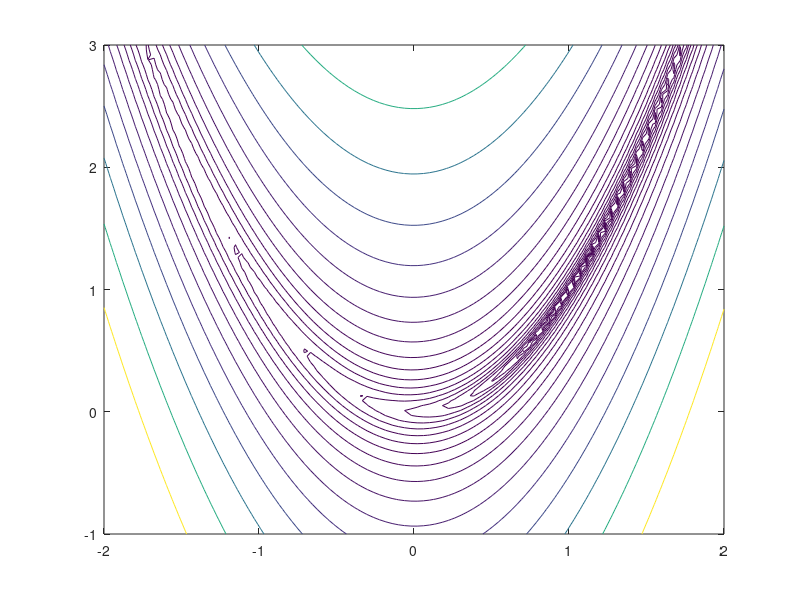

Here is the MATLAB script that generated this plot: (Note: this script raises an error after producing the figure.)
% syms x y;
% f(x, y) = 100*(y - x^2)^2 + (1 - x)^2;
% grad_f = gradient(f, [x,y]);
% H_f = hessian(f, [x,y]);

f = @(x,y) 100*(y - x.^2).^2 + (1 - x).^2;
grad_f = @(x,y) [400*x.^3 - 400*x.*y + 2*x - 2; 200*(y - x.^2)];
H_f = @(x,y) [1200*x.^2-400*y+2 -400*x;-400*x 200];

%################################################################%

% For x0 = [1.2;1.2]
figure
x = linspace(-2,2,100);
y = linspace(-1,3,100);
[X,Y] = meshgrid(x,y);
Z = f(X,Y);
contour(X,Y,Z,logspace(-1,3,20), "DisplayName", "Contour");
hold on;

x_path = newton_line(f, grad_f, H_f, [1.2; 1.2]);
plot(x_path(1,:), x_path(2,:), '-o', "DisplayName", "Newton");
% plot(x_path(1,end), x_path(2,end), '-x','MarkerSize', 10,'LineWidth', 2.5);

x_path = descent_line(f, grad_f, [1.2; 1.2]);
plot(x_path(1,:), x_path(2,:), '-x', "DisplayName", "GD");
% plot(x_path(1,end), x_path(2,end), '-x','MarkerSize', 10, 'LineWidth', 2.5);
hold off;
title(['Contour and Path of Iterates, x0 = [1.2; 1.2]']);
xlabel('x');
ylabel('y');
legend;

% For x0 = [-1.2; 1.0]
figure
x = linspace(-2,2,100);
y = linspace(-1,3,100);
[X,Y] = meshgrid(x,y);
Z = f(X,Y);
contour(X,Y,Z,logspace(-1,3,20), "DisplayName", "Contour");
hold on;
x_path = newton_line(f, grad_f, H_f, [-1.2; 1.0]);
plot(x_path(1,:), x_path(2,:), '-o', "DisplayName", "Newton");

x_path = descent_line(f, grad_f, [-1.2; 1.0]);
plot(x_path(1,:), x_path(2,:), '-x', "DisplayName", "GD");
hold off;

title(['Contour and Path of Iterates, x0 = [-1.2; 1.0]']);
xlabel('x');
ylabel('y');
legend;



%################################################################%
% Newton+Line Search
function x_path = newton_line(f, grad_f, H_f, x0) 
    rho = 0.9;
    c = 0.6;
    k=0;
    tol = 1e-6;
    x_path = x0;
    while true
        % Step 1: Find vk
        grad_fk = grad_f(x0(1), x0(2));
        H_fk_inv = inv(H_f(x0(1), x0(2)));
        vk = -H_fk_inv*grad_fk;
        % Step 2: Find t_k = alpha
        alpha = 1;
        while f(x0(1) + alpha*vk(1), x0(2) + alpha*vk(2)) > f(x0(1), x0(2)) + c*alpha*grad_fk'*vk
            alpha = rho*alpha;
        end
        % Step 3: Find x^{k+1}
        x0 = x0 + alpha*vk;
        k = k + 1;
        x_path = [x_path x0];
        if norm(grad_fk) < tol
            break;
        end
    end
end


% Gradient Descent+Line Search
function x_path = descent_line(f, grad_f, x0) 
    rho = 0.9;
    c = 0.6;
    k=0;
    tol = 1e-6;
    x_path = x0;
    while true
        % Step 1: Find vk
        grad_fk = grad_f(x0(1), x0(2));
        vk = -grad_fk;
        % Step 2: Find t_k = alpha
        alpha = 1;
        while f(x0(1) + alpha*vk(1), x0(2) + alpha*vk(2)) > f(x0(1), x0(2)) + c*alpha*grad_fk'*vk
            alpha = rho*alpha;
        end
        % Step 3: Find x^{k+1}
        x0 = x0 + alpha*vk;
        k = k + 1;
        x_path = [x_path x0];
        if norm(grad_fk) < tol
            break;
        end
    end
end